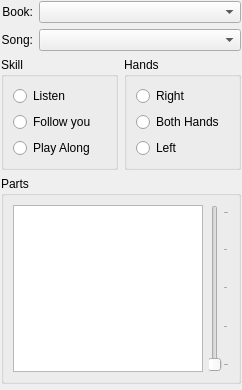
<ui version="4.0" >
 <class>GuiSidePanel</class>
 <widget class="QWidget" name="GuiSidePanel" >
  <property name="geometry" >
   <rect>
    <x>0</x>
    <y>0</y>
    <width>240</width>
    <height>390</height>
   </rect>
  </property>
  <property name="sizePolicy" >
   <sizepolicy vsizetype="Preferred" hsizetype="Preferred" >
    <horstretch>0</horstretch>
    <verstretch>0</verstretch>
   </sizepolicy>
  </property>
  <property name="minimumSize" >
   <size>
    <width>0</width>
    <height>0</height>
   </size>
  </property>
  <property name="maximumSize" >
   <size>
    <width>240</width>
    <height>16777215</height>
   </size>
  </property>
  <property name="windowTitle" >
   <string>Form</string>
  </property>
  <layout class="QVBoxLayout" >
   <property name="margin" >
    <number>1</number>
   </property>
   <item>
    <layout class="QGridLayout" >
     <item row="0" column="0" >
      <widget class="QLabel" name="label" >
       <property name="text" >
        <string>Book:</string>
       </property>
       <property name="alignment" >
        <set>Qt::AlignRight|Qt::AlignTrailing|Qt::AlignVCenter</set>
       </property>
      </widget>
     </item>
     <item row="0" column="1" >
      <widget class="QComboBox" name="bookCombo" >
       <property name="sizePolicy" >
        <sizepolicy vsizetype="Fixed" hsizetype="Expanding" >
         <horstretch>0</horstretch>
         <verstretch>0</verstretch>
        </sizepolicy>
       </property>
      </widget>
     </item>
     <item row="1" column="0" >
      <widget class="QLabel" name="label_2" >
       <property name="text" >
        <string>Song:</string>
       </property>
       <property name="alignment" >
        <set>Qt::AlignRight|Qt::AlignTrailing|Qt::AlignVCenter</set>
       </property>
      </widget>
     </item>
     <item row="1" column="1" >
      <widget class="QComboBox" name="songCombo" />
     </item>
    </layout>
   </item>
   <item>
    <layout class="QHBoxLayout" >
     <item>
      <widget class="QGroupBox" name="groupBox_2" >
       <property name="title" >
        <string>Skill</string>
       </property>
       <layout class="QVBoxLayout" >
        <item>
         <widget class="QRadioButton" name="listenRadio" >
          <property name="text" >
           <string>Listen</string>
          </property>
         </widget>
        </item>
        <item>
         <widget class="QRadioButton" name="followYouRadio" >
          <property name="text" >
           <string>Follow you</string>
          </property>
         </widget>
        </item>
        <item>
         <widget class="QRadioButton" name="playAlongRadio" >
          <property name="text" >
           <string>Play Along</string>
          </property>
         </widget>
        </item>
       </layout>
      </widget>
     </item>
     <item>
      <widget class="QGroupBox" name="groupBox" >
       <property name="title" >
        <string>Hands</string>
       </property>
       <layout class="QVBoxLayout" >
        <item>
         <widget class="QRadioButton" name="rightHandRadio" >
          <property name="text" >
           <string>Right</string>
          </property>
         </widget>
        </item>
        <item>
         <widget class="QRadioButton" name="bothHandsRadio" >
          <property name="text" >
           <string>Both Hands</string>
          </property>
         </widget>
        </item>
        <item>
         <widget class="QRadioButton" name="leftHandRadio" >
          <property name="text" >
           <string>Left</string>
          </property>
         </widget>
        </item>
       </layout>
      </widget>
     </item>
    </layout>
   </item>
   <item>
    <widget class="QGroupBox" name="groupBox_3" >
     <property name="sizePolicy" >
      <sizepolicy vsizetype="Expanding" hsizetype="Preferred" >
       <horstretch>0</horstretch>
       <verstretch>1</verstretch>
      </sizepolicy>
     </property>
     <property name="minimumSize" >
      <size>
       <width>220</width>
       <height>190</height>
      </size>
     </property>
     <property name="maximumSize" >
      <size>
       <width>16777215</width>
       <height>270</height>
      </size>
     </property>
     <property name="title" >
      <string>Parts</string>
     </property>
     <layout class="QHBoxLayout" >
      <item>
       <widget class="QListWidget" name="trackList" >
        <property name="minimumSize" >
         <size>
          <width>0</width>
          <height>0</height>
         </size>
        </property>
       </widget>
      </item>
      <item>
       <widget class="QSlider" name="boostSlider" >
        <property name="orientation" >
         <enum>Qt::Vertical</enum>
        </property>
        <property name="tickPosition" >
         <enum>QSlider::TicksBelow</enum>
        </property>
        <property name="tickInterval" >
         <number>25</number>
        </property>
       </widget>
      </item>
     </layout>
    </widget>
   </item>
   <item>
    <spacer>
     <property name="orientation" >
      <enum>Qt::Vertical</enum>
     </property>
     <property name="sizeType" >
      <enum>QSizePolicy::Expanding</enum>
     </property>
     <property name="sizeHint" stdset="0" >
      <size>
       <width>240</width>
       <height>5</height>
      </size>
     </property>
    </spacer>
   </item>
  </layout>
 </widget>
 <resources/>
 <connections/>
</ui>
